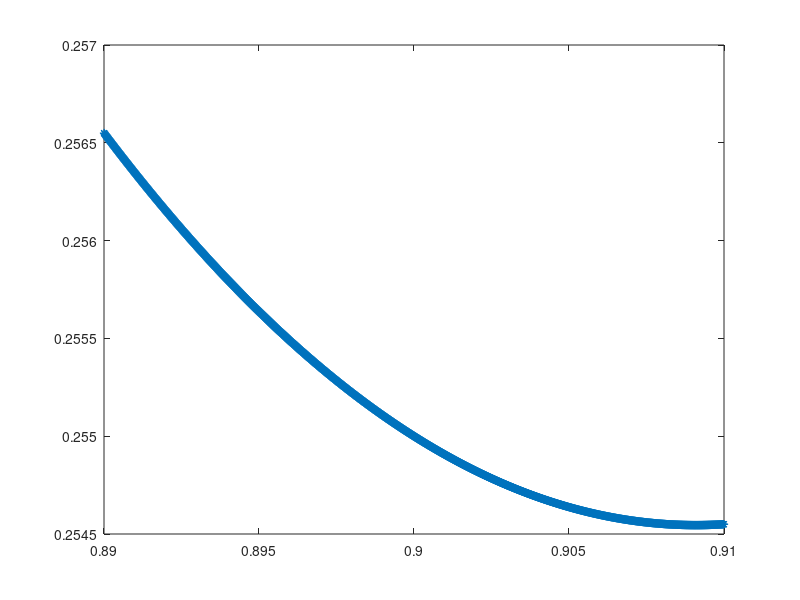

Source code (MATLAB):
% x=1:5;
% y_act=1:5;
x=[1,2,4,3,5];
y_act=[1,3,3,2,5];

th1=0.89:0.00001:0.91;

h=th1'*x;
y_act=repmat(y_act,[size(th1,1),1]);
er=((h-y_act).^2)*(1/(2*size(x,2)));
cost=sum(er,2);
% er=(1/(2*size(x,2)))*((repmat(y_act,[size(th1,2),1])-h).^2)
plot(th1,cost,'-*')

th1(cost==min(cost))